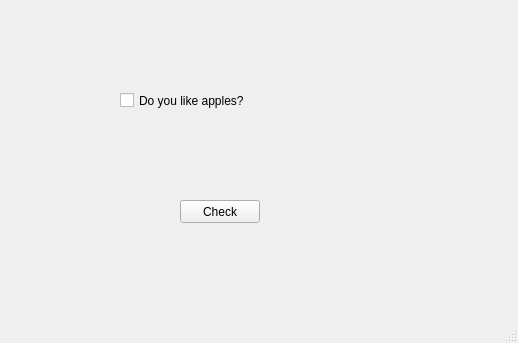
<?xml version="1.0" encoding="UTF-8"?>
<ui version="4.0">
 <class>MainWindow</class>
 <widget class="QMainWindow" name="MainWindow">
  <property name="geometry">
   <rect>
    <x>0</x>
    <y>0</y>
    <width>518</width>
    <height>343</height>
   </rect>
  </property>
  <property name="windowTitle">
   <string>MainWindow</string>
  </property>
  <widget class="QWidget" name="centralwidget">
   <widget class="QCheckBox" name="checkBox">
    <property name="geometry">
     <rect>
      <x>120</x>
      <y>80</y>
      <width>181</width>
      <height>41</height>
     </rect>
    </property>
    <property name="text">
     <string>Do you like apples?</string>
    </property>
   </widget>
   <widget class="QPushButton" name="pushButton">
    <property name="geometry">
     <rect>
      <x>180</x>
      <y>200</y>
      <width>80</width>
      <height>23</height>
     </rect>
    </property>
    <property name="text">
     <string>Check</string>
    </property>
   </widget>
  </widget>
  <widget class="QMenuBar" name="menubar">
   <property name="geometry">
    <rect>
     <x>0</x>
     <y>0</y>
     <width>518</width>
     <height>20</height>
    </rect>
   </property>
  </widget>
  <widget class="QStatusBar" name="statusbar"/>
 </widget>
 <resources/>
 <connections/>
</ui>
